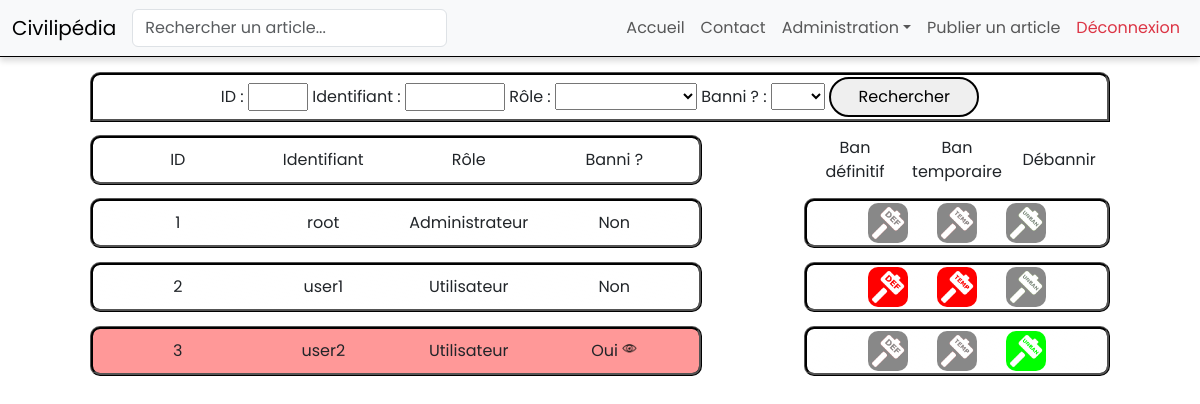
Screenshot of /user_list.php (signed in) with the database file from the repository.
### tables this page shows
CREATE TABLE IF NOT EXISTS user (
    id INT AUTO_INCREMENT PRIMARY KEY,
    username VARCHAR(50) NOT NULL UNIQUE,  
    password VARCHAR(255) NOT NULL,
    role ENUM('user', 'admin') NOT NULL  
);

CREATE TABLE IF NOT EXISTS ban (
    id INT AUTO_INCREMENT PRIMARY KEY,
    reason TEXT NOT NULL,
    start_date DATE NOT NULL,
    end_date DATE DEFAULT NULL,
    user_id INT NOT NULL,
    FOREIGN KEY (user_id) REFERENCES user(id) ON DELETE CASCADE
);

### src/model/UserModel/recupUserModel.php (called while the page is built, shortened)
<?php
class RecupUserModel {
    public function getUserInfo(PDO $bdd, $isBanned, $id, $username, $role) {
        $query = "SELECT user.id as userid, username, role, ban.id, ban.user_id FROM user LEFT JOIN ban ON ban.user_id = user.id WHERE user.id LIKE ? AND username LIKE ? AND role LIKE ?";
        $query = $query . " ORDER BY userid LIMIT 50;";
        $state = $bdd->prepare($query);
        $state->execute(array($id, $username, $role));
        return $state->fetchAll();
    }
}

### user_list.php (the view, shortened to what this page needs)
<?php
include_once 'src/control/BDDControl/connectBDD.php';
include_once 'src/model/UserModel/recupUserModel.php';
include_once 'src/model/UserModel/banCheckUserModel.php';
$id = !empty($_POST["id"]) ? htmlspecialchars($_POST["id"], ENT_QUOTES) : "%";
$username = !empty($_POST["username"]) ? "%" . htmlspecialchars($_POST["username"] . "%", ENT_QUOTES) : "%";
$role = !empty($_POST["role"]) ? htmlspecialchars($_POST["role"], ENT_QUOTES) : "%";
$isBanned = !empty($_POST["isBanned"]) ? htmlspecialchars($_POST["isBanned"], ENT_QUOTES) : null;
if (!empty($_SESSION["userID"]) && $_SESSION["userRole"] == "admin") {
    $recupUser = new RecupUserModel();
    $users = $recupUser->getUserInfo($bdd, $isBanned, $id, $username, $role);
} else {
    header("Location: javascript://history.go(-1)");
    exit;
}
?>
<!DOCTYPE html>
<html lang="fr">
<head>
    <?php include 'src/component/head.php'; ?>
    <link rel="stylesheet" href="css/listStyle.css" />
</head>
<body>
<?php include_once 'src/component/navbar.php'; ?>
<div class='userList row'>
    <div class="queryUsers col-10">
        <form method="POST" action="user_list.php">
            <label for="userID">ID :</label>
            <input class="inputID" type="number" min="0" id="userID" name="id" />
            <label for="usernameID">Identifiant :</label>
            <input class="inputUsername" type="text" id="usernameID" name="username" />
            <label for="roleID">Rôle :</label>
            <select id="roleID" name="role">
                <option></option>
                <option value="user">Utilisateur</option>
            </select>
            <label for="isBannedID">Banni ? :</label>
            <select id="isBannedID" name="isBanned">
                <option></option>
                <option value="True">Oui</option>
            </select>
            <input class="buttonSubmit" type="submit" value="Rechercher" />
        </form>
    </div>
    <div class="UserCase active col-6">
        <div class="col-3">ID</div>
        <div class="col-3">Identifiant</div>
        <div class="col-3">Rôle</div>
        <div class="col-3">Banni ?</div>
    </div>
    <div class="col-1">Ban définitif</div>
    <div class="col-1">Ban temporaire</div>
    <div class="col-1">Débannir</div>
    <?php
    foreach ($users as $user) {
        $isBannedClass = $user["user_id"] ? "banned" : "";
        ?>
        <div class="userCase col-6 <?php echo $isBannedClass; ?>">
            <div class="col-3"><?php echo $user["userid"]; ?></div>
            <div class="col-3"><?php echo $user["username"]; ?></div>
            <div class="col-3"><?php echo $user["role"] == "user" ? "Utilisateur" : "Administrateur"; ?></div>
            <div class="col-3">
                <?php if ($user["user_id"]) { ?>
                    Oui
                    <img src="assets/img/eye_popup.png" alt="+" data-bs-toggle="modal" data-bs-target="#imagePopup<?php echo $user["userid"]; ?>" style="width: 15px;" class="eye">
                <?php } else { ?>
                    Non
                <?php } ?>
            </div>
        </div>
        <div class="userCase col-3">
            <?php if ($user["user_id"] == null && $user["role"] != "admin") { ?>
                <div class="col-3">
                    <img src="assets/img/bandef.png" alt="+" data-bs-toggle="modal" data-bs-target="#bandef<?php echo $user["userid"]; ?>" style="cursor: pointer; width: 40px;">
                </div>
            <?php } else { ?>
                <div class="col-3">
                    <img class="cantban" alt="+" src="assets/img/nobandef.png" style="width: 40px;">
                </div>
            <?php } ?>
            <?php if ($user["user_id"] == null && $user["role"] != "admin") { ?>
                <div class="col-3">
                    <img src="assets/img/bantemp.png" alt="+" data-bs-toggle="modal" data-bs-target="#bantemp<?php echo $user["userid"]; ?>" style="cursor: pointer; width: 40px;">
                </div>
            <?php } else { ?>
                <div class="col-3">
                    <img class="cantban" src="assets/img/nobantemp.png" style="width: 40px;" alt="+">
                </div>
            <?php } ?>
            <?php if ($user["user_id"]) { ?>
                <div class="col-3">
                    <img src="assets/img/unban.png" alt="+" data-bs-toggle="modal" data-bs-target="#deban<?php echo $user["userid"]; ?>" style="cursor: pointer; width: 40px;">
                </div>
            <?php } else { ?>
                <div class="col-3">
                    <img class="cantban" src="assets/img/nounban.png" style="width: 40px;" alt="+">
                </div>
            <?php } ?>
        </div>
    <?php } ?>
</div>
</body>
</html>

### css/baseStyle.css (style rules this page uses)
* { margin: 0; padding: 0; box-sizing: border-box; text-decoration: none; list-style: none; font-family: "Poppins", sans-serif; }

### css/listStyle.css (style rules this page uses)
body > * { display: flex; justify-content: center; align-items: center; text-align: center; }
body { background-image: url(../assets/img/background-liste.jpg); background-attachment: fixed; background-position: center; background-size: cover; min-height: 100vh; }
.userList > * { display: flex; justify-content: center; align-items: center; text-align: center; margin-top: 7px; margin-bottom: 7px; }
.queryUsers { margin-top: 15px; background: white; min-height: 50px; border: rgba(0, 0, 0); border-style: ridge; border-radius: 10px; border-bottom-left-radius: 0px; border-bottom-right-radius: 0px; }
.userCase { background: linear-gradient( to bottom right, rgba(255, 255, 255, 0.5), rgba(255, 255, 255, 0.75) ); min-height: 50px; border: rgba(0, 0, 0); border-style: ridge; border-radius: 10px; }
img { border-radius: 25%; }
.active { background: white; min-height: 50px; margin-top: 0px; margin-bottom: 0px; border: rgba(0, 0, 0); border-style: ridge; border-radius: 10px; }
.inputID { width: 60px; }
.inputUsername, .inputReason { width: 100px; }
.buttonSubmit { min-height: 40px; min-width: 150px; border: solid 2px black; border-radius: 50px; transition: all 0.3s ease-in-out; }
.userCase.banned { background: rgba(255, 50, 50, 0.5); }
.cantban { cursor: no-drop; }
.eye { cursor: pointer; }

### rows the page displays
user: id "1", username "root", role "Administrateur", shows "Non"
user: id "2", username "user1", role "Utilisateur", shows "Non"
ban: user "3", user.username "user2", shows "Utilisateur"
